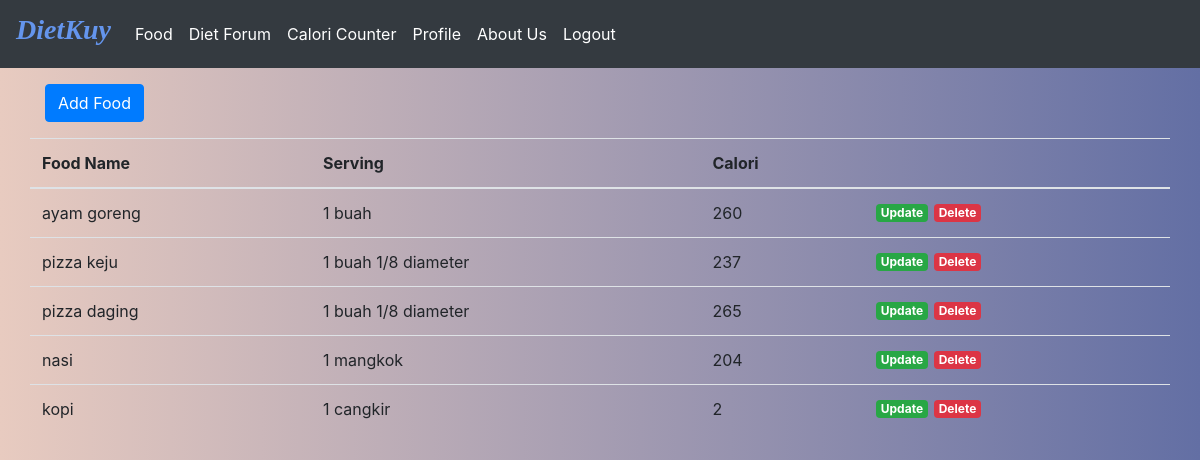
The app's page /index.php/food, older data.
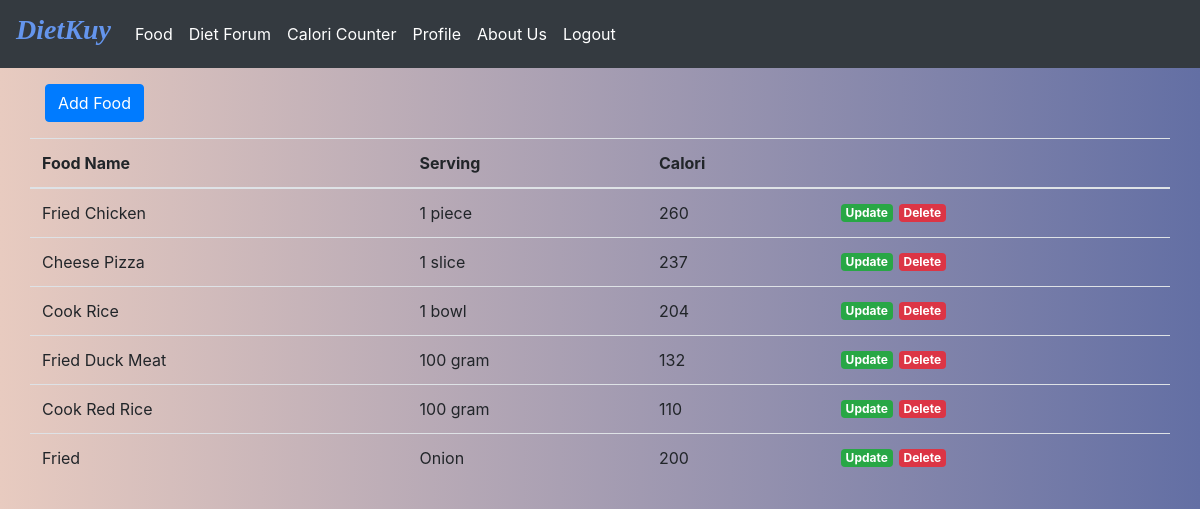
The same page, newer data.
### tables this page shows
CREATE TABLE `food` (
  `name` varchar(50) NOT NULL,
  `serving` varchar(20) NOT NULL,
  `calori` int(11) NOT NULL,
  `id` int(11) NOT NULL
);

### application/controllers/Food.php (called while the page is built, shortened)
<?php
    class Food extends CI_Controller{
        public function __construct()
        {
            $this->load->model('Food_model');
            $this->load->library('form_validation');
        }
        public function index() {
            $data['user'] = $this->db->get_where('user',['email'=> $this->session->userdata('email')])->row_array();
            $data['title'] = 'Food';
            $data['food'] = $this->Food_model->getAllFood();
            $this->load->view('templetes/header',$data);
            $this->load->view('food/index',$data);
            $this->load->view('templetes/footer');
        }
    }

### index.php (called while the page is built, shortened)
<?php
require_once BASEPATH.'core/CodeIgniter.php';

### application/models/Food_model.php (called while the page is built, shortened)
<?php
class Food_model extends CI_Model {
    public function getAllFood()
    {
        return $this->db->get('food')->result_array();
    }
}

### application/views/food/index.php (the view, shortened to what this page needs)
<div class="container">
    <div class="row mt-3">
        <div class="col-md-6">
            <a href="<?=base_url();  ?>food/add" class = "btn btn-primary">Add Food</a>
        </div>
    </div>
    <div class="row mt-3">
        <table class="table">
            <thead>
                <tr>
                    <th scope="col">Food Name</th>
                    <th scope="col">Serving</th>
                    <th scope="col">Calori</th>
                    <th scope="col"></th>
                </tr>
            </thead>
            <tbody>
                <?php foreach( $food as $fd) : ?>
                <tr>
                    <td><?= $fd['name']; ?></td>
                    <td><?= $fd['serving']; ?></td>
                    <td><?= $fd['calori']; ?></td>
                    <td><a style="margin: 3px" href="<?= base_url(); ?>food/update/<?= $fd['id'] ;?>" class="badge badge-success float-left" onclick="return confirm('are you sure ?');">Update</a><a style="margin: 3px" href="<?= base_url(); ?>food/delete/<?= $fd['id'] ;?>" class="badge badge-danger float-left" onclick="return confirm('are you sure ?');">Delete</a> </td>
                </tr>
                <?php endforeach; ?>
             </tbody>
            </table>
    </div>
</div>

### application/views/templetes/header.php (shortened to what this page needs)
<!doctype html>
<html lang="en">
<head>
  <link href="vendor/fontawesome-free/css/all.min.css" rel="stylesheet" type="text/css">
  <link rel="stylesheet" href="https://stackpath.bootstrapcdn.com/bootstrap/4.4.1/css/bootstrap.min.css"
>
  <link rel="stylesheet" href="assets/about.css">
  <link rel="stylesheet" href="assets/slider.css">
  <link rel="stylesheet" href="https://cdnjs.cloudflare.com/ajax/libs/font-awesome/5.13.0/css/all.min.css">
</head>
<body>
  <nav class="navbar navbar-expand-lg navbar-light bg-dark">
    <a class="navbar-brand">
      <h3 style="font-family: candara;color:cornflowerblue"><b><i>DietKuy</i></b></h3>
    </a>
    <div class="collapse navbar-collapse" id="navbarNavAltMarkup">
      <div class="navbar-nav">
        <a class="nav-item nav-link" href="<?= base_url(); ?>food" style="color: white">Food</a>
        <a class="nav-item nav-link" href="<?= base_url(); ?>forum" style="color: white">Diet Forum</a>
        <a class="nav-item nav-link" href="<?= base_url(); ?>calculator"style="color: white">Calori Counter</a>
        <a class="nav-item nav-link" href="<?= base_url(); ?>profile"style="color: white">Profile</a>
        <a class="nav-item nav-link" href="<?= base_url(); ?>about"style="color: white;">About Us</a>
        <a class="nav-item nav-link" href="<?= base_url(); ?>home/logout"style="color: white">Logout</a>
    </div>
  </nav>

### application/views/templetes/footer.php (shortened to what this page needs)
  </body>
</html>

### assets/about.css (style rules this page uses)
body { background: #e8cbc0; background: -webkit-linear-gradient(to right, #e8cbc0, #636fa4); background: linear-gradient(to right, #e8cbc0, #636fa4); min-height: 100vh; }

Row changes from the older to the newer data that the page shows:
removed food: name "pizza daging", serving "1 buah 1/8 diameter", calori "265"
removed food: name "kopi", serving "1 cangkir", calori "2"
changed food: name "ayam goreng" → "Fried Chicken"; serving "1 buah" → "1 piece"
changed food: name "pizza keju" → "Cheese Pizza"; serving "1 buah 1/8 diameter" → "1 slice"
changed food: name "nasi" → "Cook Rice"; serving "1 mangkok" → "1 bowl"
added food: name "Fried Duck Meat", serving "100 gram", calori "132"
added food: name "Cook Red Rice", serving "100 gram", calori "110"
added food: name "Fried", serving "Onion", calori "200"
